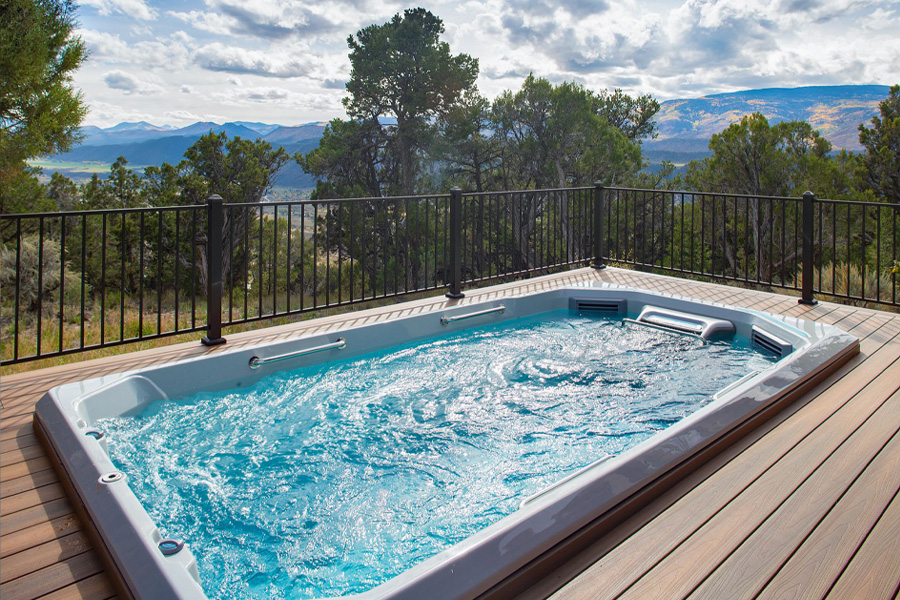
//> input picture opencv_cpp/tutorial_02/pool.jpg, 900 x 600 px
$ ./main   (built with g++ and OpenCV 4)
//> lines starting //> are read from the running program, lines starting //| are printed output that depends on the picture
#include <opencv2/highgui.hpp>
#include <opencv2/imgproc.hpp>

int main()
{
    cv::Mat img = cv::imread("./pool.jpg", cv::IMREAD_COLOR);
//> img is the input picture: 600 rows x 900 cols, CV_8UC3; mean B, G, R 134.3, 134.8, 124

    // PROCESSING IMAGE
    cv::Mat bilateralImg, gaussianImg, medianImg;

    cv::bilateralFilter(img, bilateralImg, 15, 95, 45);
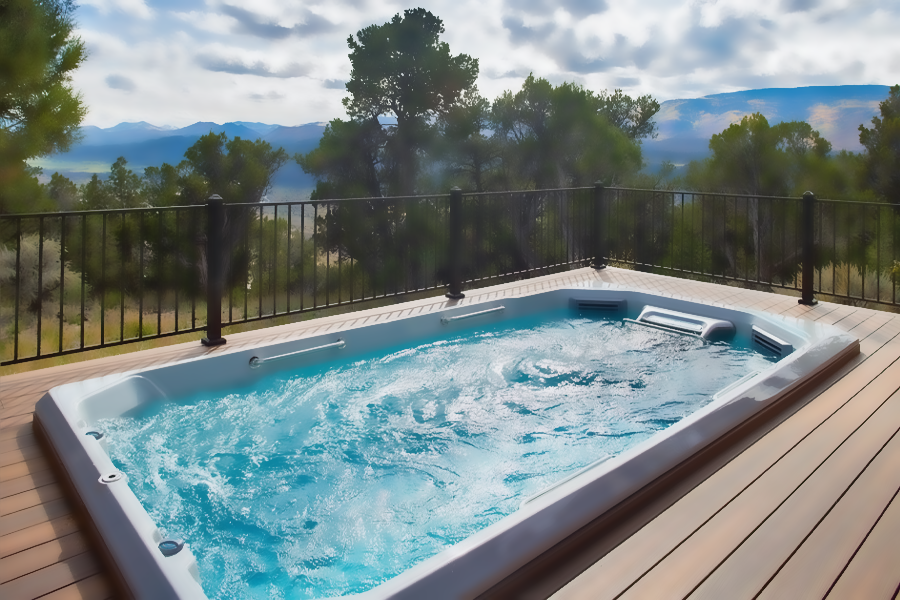
//> bilateralImg: 600 rows x 900 cols, CV_8UC3; mean B, G, R 134.2, 134.8, 124
    cv::GaussianBlur(img, gaussianImg, cv::Size(15,15), 0);
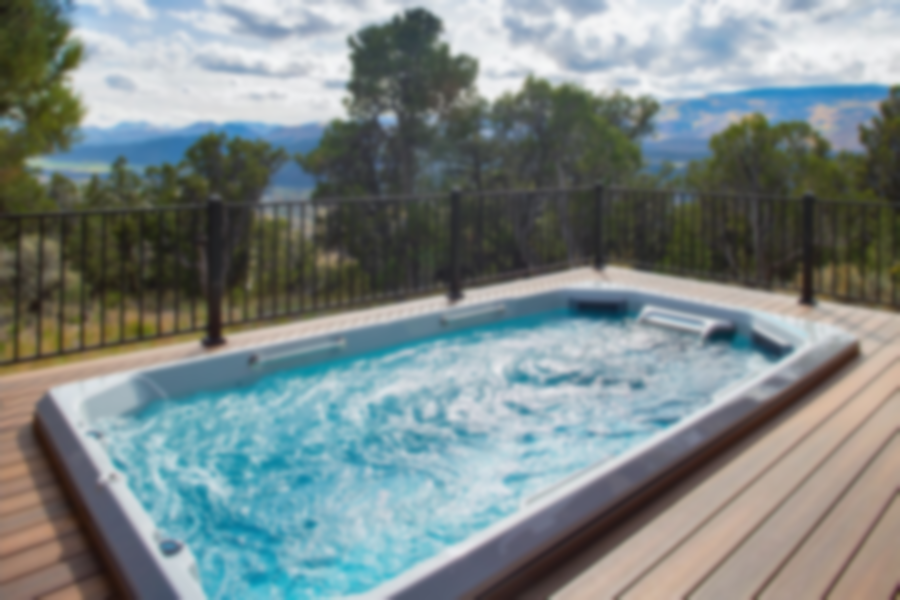
//> gaussianImg: 600 rows x 900 cols, CV_8UC3; mean B, G, R 134.3, 134.8, 124
    cv::medianBlur(img, medianImg, 15);
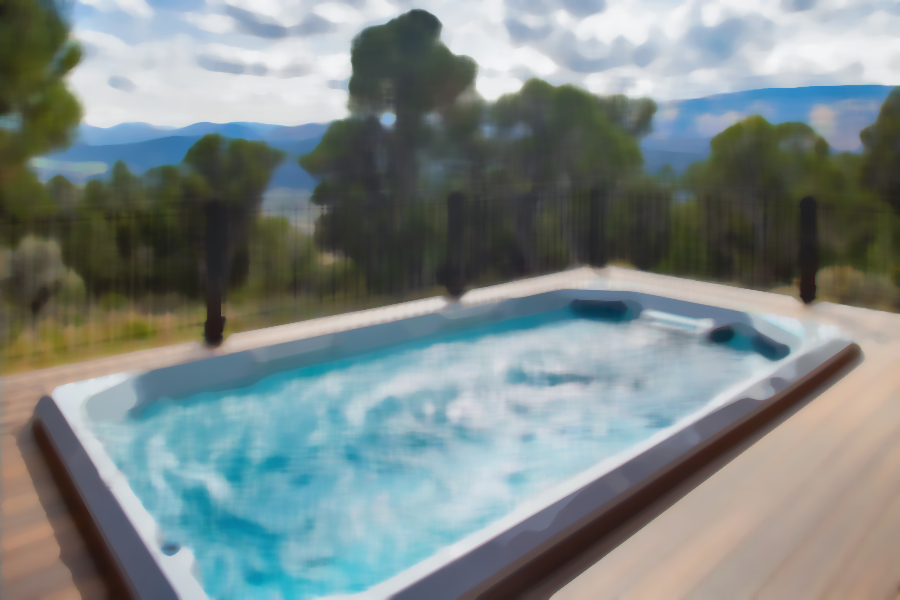
//> medianImg: 600 rows x 900 cols, CV_8UC3; mean B, G, R 134.2, 135.3, 124.6

    // SAVE IMAGE
    cv::imwrite("./../images/tutorial_02/00.jpg", img);
    cv::imwrite("./../images/tutorial_02/01.jpg", bilateralImg);
    cv::imwrite("./../images/tutorial_02/02.jpg", gaussianImg);
    cv::imwrite("./../images/tutorial_02/03.jpg", medianImg);

    // PLOTTING
    cv::imshow("Input Image", img);
    cv::imshow("Bilateral Filter", bilateralImg);
    cv::imshow("Gaussian Filter", gaussianImg);
    cv::imshow("Median Filter", medianImg);
    cv::waitKey(0);

    return 0;
}
